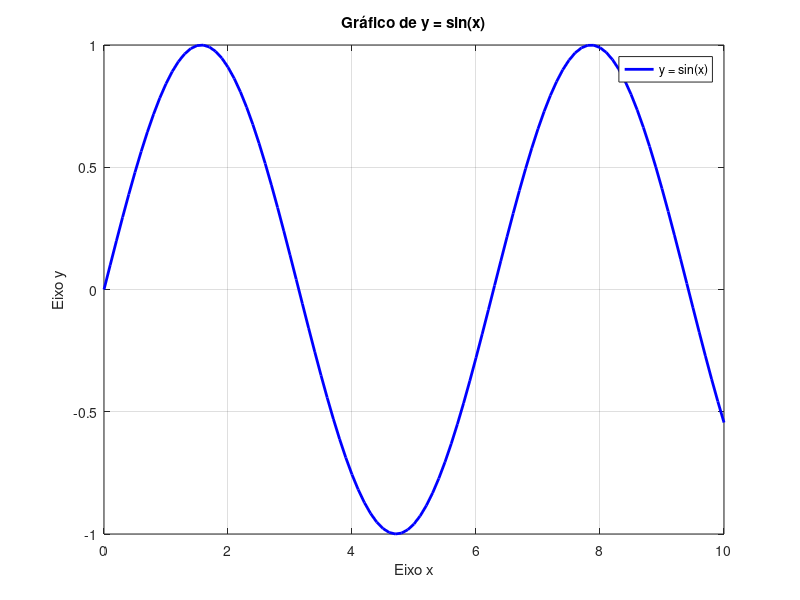
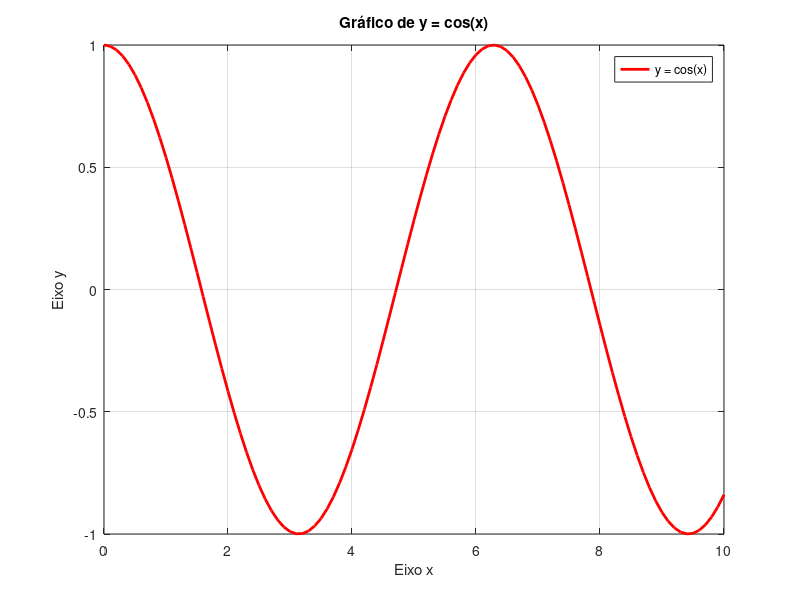

MATLAB code to generate these figures, in order:
% Criar a pasta 'static' se necessário
if ~exist('static', 'dir')
    mkdir('static');
end

% Dados para o primeiro gráfico
x1 = 0:0.1:10;
y1 = sin(x1);

% Criação do primeiro gráfico
figure('visible', 'off'); % Cria uma figura invisível
plot(x1, y1, '-b', 'LineWidth', 2);

% Personalização do primeiro gráfico
title('Gráfico de y = sin(x)');
xlabel('Eixo x');
ylabel('Eixo y');
grid on;
legend('y = sin(x)');

% Salvar o primeiro gráfico
print('static/grafico_seno.png', '-dpng', '-r300'); % Salvar com resolução de 300 DPI

% Dados para o segundo gráfico
x2 = 0:0.1:10;
y2 = cos(x2);

% Criação do segundo gráfico
figure('visible', 'off'); % Cria uma figura invisível
plot(x2, y2, '-r', 'LineWidth', 2); % Linha vermelha

% Personalização do segundo gráfico
title('Gráfico de y = cos(x)');
xlabel('Eixo x');
ylabel('Eixo y');
grid on;
legend('y = cos(x)');

% Salvar o segundo gráfico
print('static/grafico_cosseno.png', '-dpng', '-r300'); % Salvar com resolução de 300 DPI
